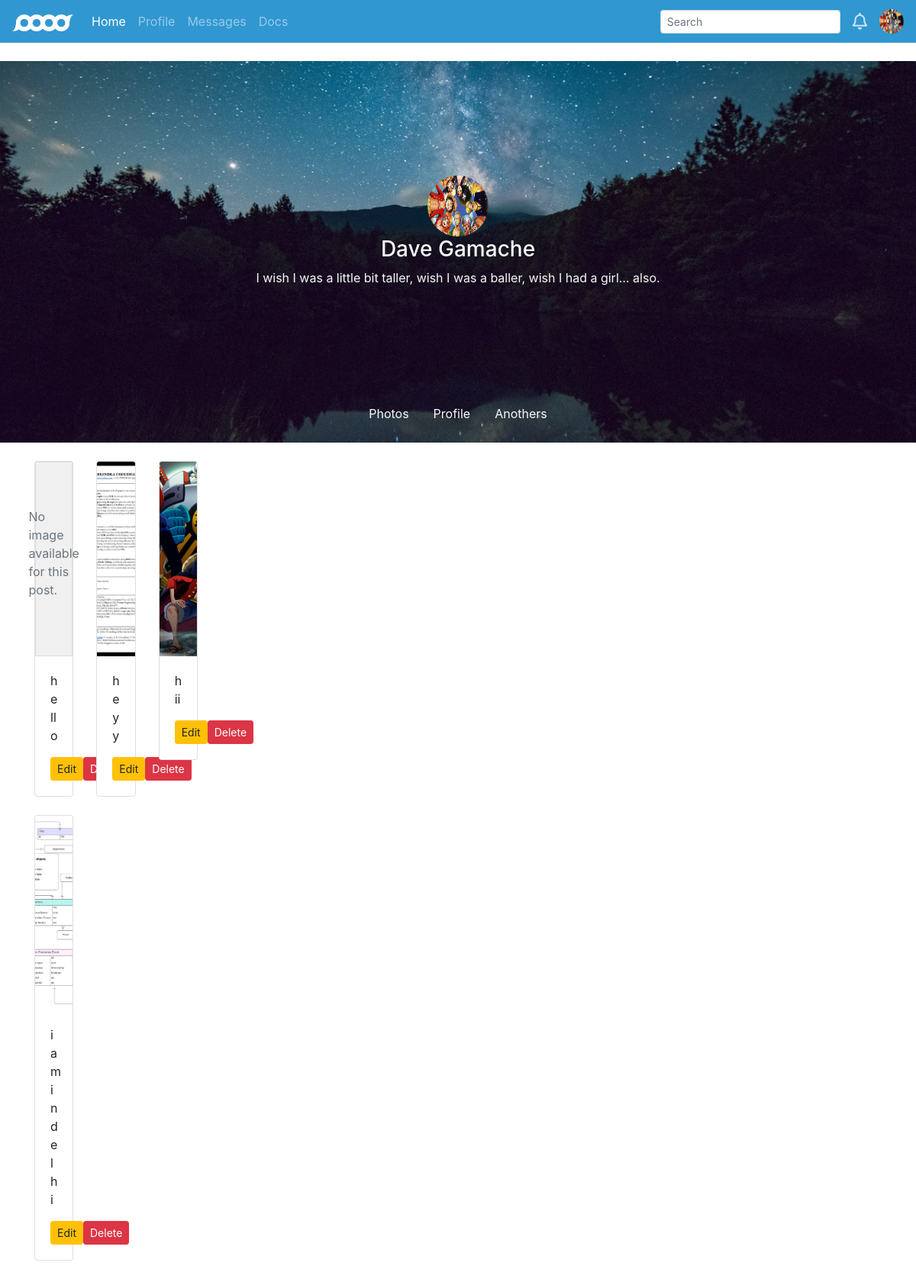
/profile/ (signed in), run on the app's committed database.
### social/models.py (models this page shows, shortened)
class Post(models.Model):
    user = models.ForeignKey(User, on_delete=models.CASCADE)
    message = models.TextField()
    image = models.ImageField(upload_to="posts/images/", blank=True, null=True)
    created_at = models.DateTimeField(auto_now_add=True)

### social/views.py (the view)
# urls.py: path("profile/", profile_view, name="profile"),
def profile_view(request):
    if request.user.is_authenticated:
        posts = Post.objects.filter(user=request.user)
        profile_picture = (
            request.user.profile.profile_picture.url
        )  # Filter posts by user
    else:
        posts = Post.objects.none()  # No posts if user is not authenticated
    return render(
        request,
        "social/profile.html",
        {"posts": posts, "profile_picture": profile_picture},
    )  # Pass posts to the template

### templates/social/profile.html (shortened to what this page needs)
{% extends 'base.html' %}
{% load static %}
{% block content %}
<div class="banner">
    <div class="banner-title d-flex flex-column justify-content-center align-items-center">
        <img src="{{ profile_picture }}" alt="img" class="rounded-circle" width="80px" height="80px">
        <h3 class="text-light">Dave Gamache</h3>
        <p class="text-light">I wish I was a little bit taller, wish I was a baller, wish I had a girl… also.</p>
    </div>
    <div class="banner-end d-flex justify-content-center align-items-end">
        <ul class="nav text-light">
            <li class="nav-item nav-link active">Photos</li>
            <li class="nav-item nav-link">
                <a href="{% url 'profile_edit' %}" class="text-light">Profile</a>
            </li>
            <li class="nav-item nav-link">Anothers</li>
        </ul>
    </div>
</div>
<div class="grid-template container my-4">
    <div class="row">
        {% for post in posts %}
            <div class="col-md-4 mb-4">
                <div class="card">
                    {% if post.image %}
                        <a href="{{ post.image.url }}" data-lightbox="id">
                            <img src="{{ post.image.url }}" alt="{{ post.message }}" class="card-img-top" style="height: 255px; object-fit: cover;">
                        </a>
                    {% else %}
                        <div class="no-image" style="height: 255px; display: flex; justify-content: center; align-items: center; background-color: #f0f0f0; border: 1px solid #ddd;">
                            <p class="text-muted">No image available for this post.</p>
                        </div>
                    {% endif %}
                    <div class="card-body">
                        <p class="card-text">{{ post.message }}</p>
                        <div class="d-flex justify-content-between">
                            <a href="{% url 'edit_post' post.id %}" class="btn btn-warning btn-sm">Edit</a>
                            <form action="{% url 'delete_post' post.id %}" method="POST" style="display: inline;">
                                <button type="submit" class="btn btn-danger btn-sm">Delete</button>
                            </form>
                        </div>
                    </div>
                </div>
            </div>
        {% endfor %}
    </div>
</div>
{% endblock %}

### static/style.css (style rules this page uses)
* { box-sizing: border-box; }
body { background-color: #F5F8FA; font-family: "Open Sans", "Helvetica Neue", Helvetica, Arial, sans-serif; margin: 0; font-weight: 300; line-height: 1.6; color: #212529; text-align: left; }
.banner-title { transform: translateY(150px) }
.banner-end { transform: translateY(280px) }
.grid-template { display: grid; grid-template-columns: repeat(5,1fr); grid-auto-rows: minmax(250px,auto); grid-gap: 10px; }

### data on the page
Post: image "No image available for this post.", message "hello"
Post: image (picture), message "heyy"
Post: image (picture), message "hii"
Post: image (picture), message "i am in delhi"
